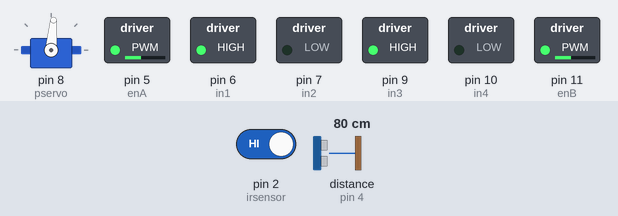
A sketch run on a simulated Arduino Uno, built with avr-gcc and run on an emulated ATmega328P. Shown: servo, switched loads named in the sketch (green lamp = pin HIGH). The test bench sets the inputs (shaded band); at power-on: distance to the obstacle (sensor on pin 4) 80 cm, pin 2 (irsensor) HIGH. The echo pulse lasts 58.3 µs per cm.

Above: at 2.2 s.
2.3 s: distance to the obstacle (sensor on pin 4) set to 13 cm
3.8 s: distance to the obstacle (sensor on pin 4) set to 10 cm
At 7.0 s:
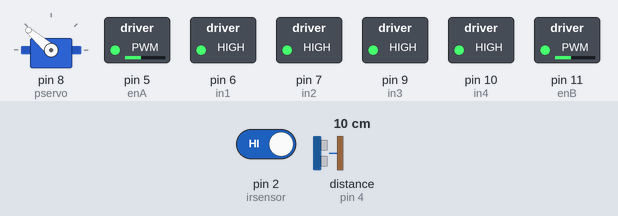
9.8 s: distance to the obstacle (sensor on pin 4) set to 31 cm
12.8 s: distance to the obstacle (sensor on pin 4) set to 40 cm
At 13.1 s:
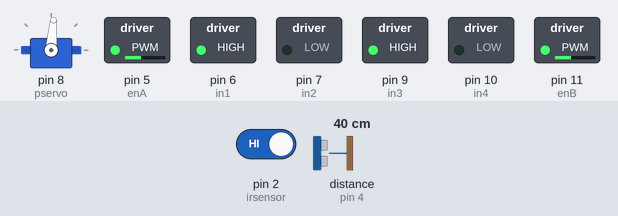
14.3 s: pin 2 (irsensor) driven LOW
At 15.9 s:
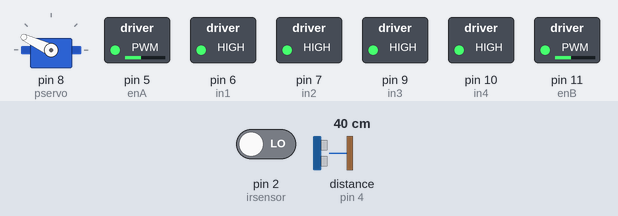
Timing chart, 0 to 18.3 s (numbered marks = the images above; inputs shaded):
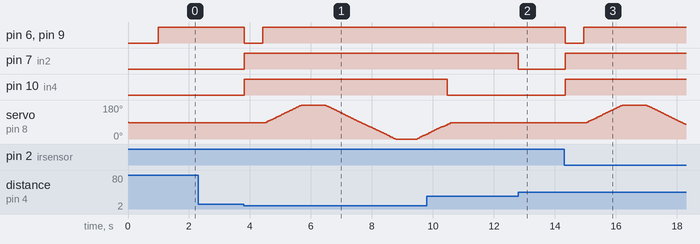

The sketch:

code.ino
```cpp
//Inclusão de Bibliotecas:
#include <Ultrasonic.h>
#include <VarSpeedServo.h>

//Definição de Macros para Pinagem:
#define irsensor 2 //pino de sinal do sensor de obstáculos ir
#define trig 3 //hcsr04 trig (sensor ultrassônico)
#define echo 4 //hcsr04 echo (sensor ultrasônico)
#define enA 5 //enable A da Ponte H (habilitador de controle de velocidade dos motores da direita)
#define in1 6 //pin1 A da ponte H ("positivo" dos motores da direita)
#define in2 7 //pin2 A da ponte H ("negativo" dos motores da direita)
#define in3 9 //pin1 B da ponte H ("positivo" dos motores da esquerda)
#define in4 10 //pin2 B da ponte H ("negativo" dos motores da esquerda)
#define enB 11 //enable B (habilitador de controle de velocidade dos motores da esquerda)
#define preceiver 12 //pino de sinal do receptor do sensor infraverlho (para o controle remoto)
#define pservo 8 //pino de sinal (amarelo) do servo motor

//Definição de Macros para damais Constantes:
#define CAR_SPEED 100
#define STRAIGHT_ANGLE 85
#define LEFT_ANGLE 179
#define RIGHT_ANGLE 0
#define SAFE_DISTANCE 12

//Instanciação de Objetos:
Ultrasonic mydistsensor(trig, echo);
VarSpeedServo myservo;

//Protótipos de Funções Complementares:
void findBestAngle();
void rotate();
void turnOnMotors(char direct);
void turnOffMotors();

void setup() {
  //Definição do Modo (entrada ou saída) de Cada Pino:
  pinMode(irsensor, INPUT);
  pinMode(enA, OUTPUT);
  pinMode(in1, OUTPUT);
  pinMode(in2, OUTPUT);
  pinMode(in3, OUTPUT);
  pinMode(in4, OUTPUT);
  pinMode(enB, OUTPUT);
  pinMode(pservo, OUTPUT);

  //Determinação do posicionamento inicial do Servo Motor:
  myservo.attach(pservo);
  myservo.slowmove(STRAIGHT_ANGLE, 50);

  //Determinação da Velocidade do Carro:
  analogWrite(enA, CAR_SPEED);
  analogWrite(enB, CAR_SPEED);

  //Pausa para Início do Programa:
  delay(1000);
}

//Declaração e Inicialização de Variáveis Globais:
int distance = 0;
int bestAngle = 85;
char bestDirect = 'F';

void loop(){
  //Acionamento do motor para frente, caso essa seja a melhor direção:
  if(bestDirect == 'F') turnOnMotors('F');

  //Cálculo da Distância em 'cm' lida pelo Sensor Ultrasônico:
  distance = mydistsensor.Ranging(CM);

  //Verificaçao da possibilidade de colisão frontal:
  if(!digitalRead(irsensor) ||  distance < SAFE_DISTANCE){ //se a distância for pequena:
    turnOnMotors('B'); //a marcha ré é acionada
    turnOffMotors(); //os motores são desligados

    rotate(); //o carro encontra a melhor direção e rotaciona
  }
}

void turnOnMotors(char direct){
  switch(direct){
    case 'F': //"Front"
      //Polarização Direta de ambos os Motores:
      digitalWrite(in1, HIGH);
      digitalWrite(in2, LOW);
      digitalWrite(in3,HIGH);
      digitalWrite(in4, LOW);
      delay(50);
      break;
    case 'B': //"Back"
      //Polarização Inversa de ambos os Motores:
      digitalWrite(in1, LOW);
      digitalWrite(in2, HIGH);
      digitalWrite(in3, LOW);
      digitalWrite(in4, HIGH);
      delay(600);
      break;
    case 'L': //"Left"
      //"Travamento" da Roda da Esquerda para que o carro vire em sua direção
      digitalWrite(in1, HIGH);
      digitalWrite(in2, LOW);
      digitalWrite(in3,HIGH);
      digitalWrite(in4, HIGH);
      delay(1500);
      break;
    case 'R': //"Right"
      //"Travamento" da Roda da Direita para que o carro vire em sua direção
      digitalWrite(in1, HIGH);
      digitalWrite(in2, HIGH);
      digitalWrite(in3,HIGH);
      digitalWrite(in4, LOW);
      delay(1500);
      break;
  }
}

void turnOffMotors(){
  //Travamento de todas as Rodas:
  digitalWrite(in1, HIGH);
  digitalWrite(in2, HIGH);
  digitalWrite(in3,HIGH);
  digitalWrite(in4, HIGH);
  delay(50);
}

void rotate(){
  //Determinação da Melhor Direção:
  findBestDirection();

  //Leitura da distância detectada pelo Sensor Ultrasônico:
  double curDistance = mydistsensor.Ranging(CM);

  switch(bestDirect){
    case 'R': //Se a melhor direção for "Right" (direita):
      turnOnMotors('R'); //o carro gira para a direita
      while(curDistance < SAFE_DISTANCE * 3 || !digitalRead(irsensor)) curDistance = mydistsensor.Ranging(CM);
      break;
    case 'L': //Se a melhor direção for "Left" (esquerda):
      turnOnMotors('L'); //o carro gira para a esquerda
      while(curDistance < SAFE_DISTANCE * 3 || !digitalRead(irsensor)) curDistance = mydistsensor.Ranging(CM);
      break;
    default:
      break;
  }

  //Após a rotação, a melhor direção volta a ser a frontal:
  bestDirect = 'F';
}

void findBestDirection(){
  //Declaração e Inicialização das variáveis que guardarão as distâncias lidas na esquerda e na direita:
  double leftDist = 0, rightDist = 0;

  //Giro do servo para a Esquerda e leitura da distância:
  myservo.slowmove(LEFT_ANGLE, 50);
  delay(2000);
  leftDist = mydistsensor.Ranging(CM);

  //Giro do servo para a Direita e leitura da distância:
  myservo.slowmove(RIGHT_ANGLE, 50);
  delay(3000);
  rightDist = mydistsensor.Ranging(CM);

  //Giro do servo para a posição reta (frontal):
  myservo.slowmove(STRAIGHT_ANGLE, 50);
  delay(1000);

  //Atribuição da melhor direção (a de maior distância):
  bestDirect = (leftDist > rightDist) ? 'L' : 'R';
}
```

Measured:
- the behaviour switches between 12 and 11 cm on distance to the obstacle (sensor on pin 4) (found by bisection; images 0 and 1)
- the behaviour switches between 35 and 36 cm on distance to the obstacle (sensor on pin 4) (found by bisection; images 1 and 2)
- after the input at 2.3 s, every drawn part: stays the same
- after the input at 3.8 s, pin 6 (in1), pin 9 (in3): HIGH → LOW at once, → HIGH 0.60 s later; pin 7 (in2), pin 10 (in4): LOW → HIGH at once
- after the input at 12.8 s, pin 7 (in2): HIGH → LOW at once
- after the input at 14.3 s, pin 6 (in1), pin 9 (in3): HIGH → LOW at once, → HIGH 0.60 s later; pin 7 (in2), pin 10 (in4): LOW → HIGH at once; servo on pin 8 (pservo): rises from 85° to 179° in 1.2 s, then falls to 78° in 2.1 s
